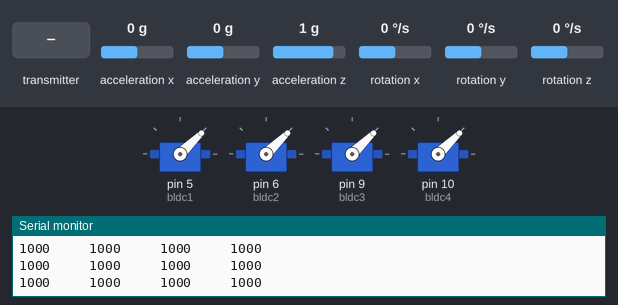
Bench run of a sketch on a simulated Arduino Uno, built with avr-gcc and run on an emulated ATmega328P. Shown: 4 × servo, the last lines printed to the serial monitor. The inputs (shaded band) are chosen by the test bench; at power-on: acceleration x 0 g, acceleration y 0 g, acceleration z 1 g, rotation x 0 °/s, rotation y 0 °/s, rotation z 0 °/s. No radio packets arrive unless stated.

Above: at 1.2 s.
1.3 s: acceleration x set to -1.4 g
At 2.5 s:
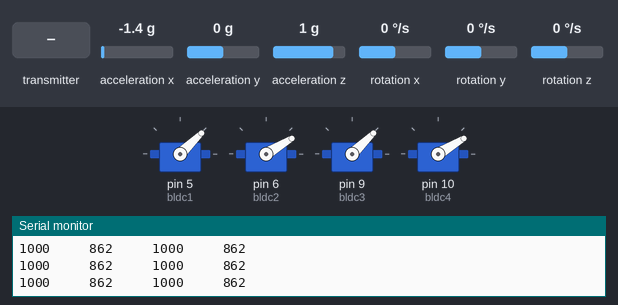
2.8 s: the transmitter starts sending sendThrottle = 64
At 3.7 s:
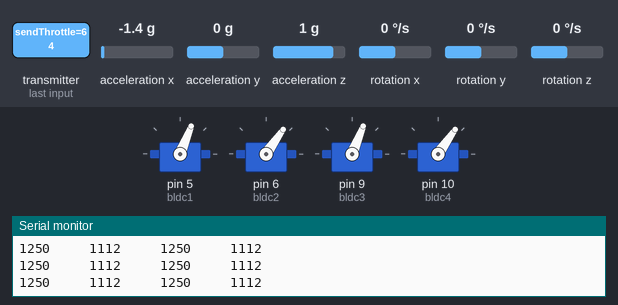
4.3 s: acceleration y set to -1.4 g
At 4.9 s:
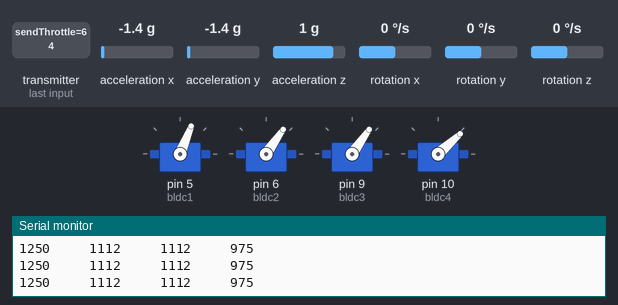
5.8 s: the transmitter starts sending sendThrottle = 0
At 7.0 s:
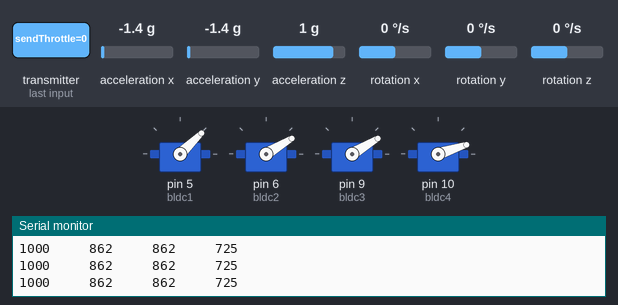
7.3 s: the transmitter starts sending sendThrottle = 128
At 8.1 s:
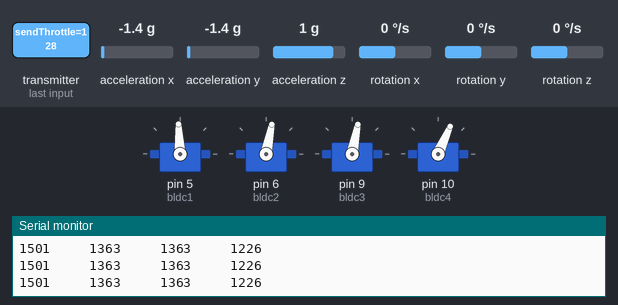
8.8 s: acceleration x set to -0.8 g
At 9.3 s:
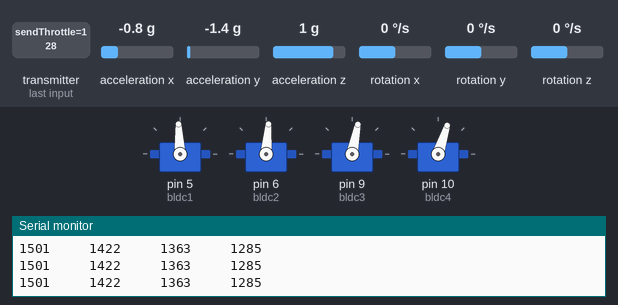
Timing chart, 0 to 11.3 s (numbered marks = the images above; inputs shaded):
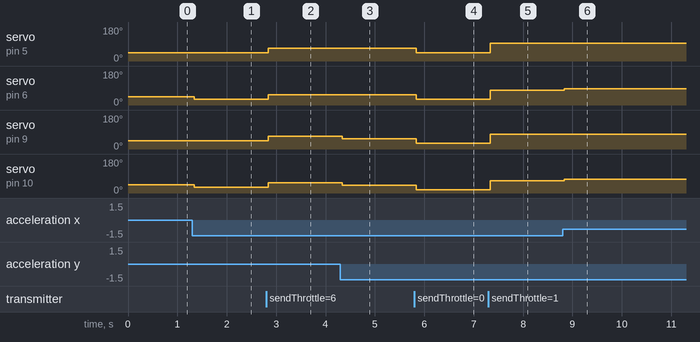

Measured:
- after the input at 1.3 s, servo on pin 6 (bldc2), servo on pin 10 (bldc4): 44° → 31° at once
- after the input at 2.8 s, servo on pin 5 (bldc1), servo on pin 9 (bldc3): 44° → 68° at once; servo on pin 6 (bldc2), servo on pin 10 (bldc4): 31° → 55° at once
- after the input at 4.3 s, servo on pin 9 (bldc3): 68° → 55° at once; servo on pin 10 (bldc4): 55° → 42° at once
- after the input at 5.8 s, servo on pin 5 (bldc1): 68° → 44° at once; servo on pin 6 (bldc2), servo on pin 9 (bldc3): 55° → 31° at once; servo on pin 10 (bldc4): 42° → 18° at once
- after the input at 7.3 s, servo on pin 5 (bldc1): 44° → 93° at once; servo on pin 6 (bldc2), servo on pin 9 (bldc3): 31° → 79° at once; servo on pin 10 (bldc4): 18° → 66° at once
- after the input at 8.8 s, servo on pin 6 (bldc2): 79° → 85° at once; servo on pin 10 (bldc4): 66° → 72° at once

The sketch:

QUADROCOPTER_receiver_stabilization.ino
```cpp
/*
 Bachelor Arduino Quadrocopter Project
 DESIGN OF THE QUADROCOPTER CONTROL SYSTEM
 by Magdalena Lipiec, AiR
 2019, Kielce Univeristy of Technology

RECEIVER MODULE
 */

#include <SPI.h>
//#include <nRF24L01.h>
#include <RF24.h>
#include <Servo.h>
#include <MPU9250.h>  //akcelerometr


//MODUL RC
RF24 radio(7, 8);                  // nRF24L01 piny(CE, CSN)
const byte address[6] = "00001";    //adres
unsigned long lastReceiveTime = 0;
unsigned long currentTime = 0;

//MPU9250
// an MPU9250 object with the MPU-9250 sensor on I2C bus 0 with address 0x68
MPU9250 IMU(Wire,0x68);
int status;

//INICJALIZACJA SILNIKOW
Servo bldc1;
Servo bldc2;
Servo bldc3;
Servo bldc4;


// Max size of this struct is 32 bytes - NRF24L01 buffer limit

//KANALY
struct Data_Package {
  byte sendThrottle;  //kontrola wysokosci
  byte sendYaw;       //obrot CW/CCW
  byte sendPitch;     //pochylenie przod/tyl
  byte sendRoll;      //pochylenie prawo/lewo

};
Data_Package data; //Create a variable with the above structure

void setup() {

//MODUL RC
  Serial.begin(9600);
  radio.begin();
  radio.openReadingPipe(0, address);
  radio.setAutoAck(false);
  radio.setDataRate(RF24_250KBPS);
  radio.setPALevel(RF24_PA_LOW);
  radio.startListening();             //ustawienie modulu jako ODBIORNIK
  resetData();


//MPU9250
// serial to display data
  while(!Serial) {}
  // start communication with IMU
  status = IMU.begin();
  if (status < 0) {
    Serial.println("IMU initialization unsuccessful");
    Serial.println("Check IMU wiring or try cycling power");
    Serial.print("Status: ");
    Serial.println(status);
    while(1) {}
  }
  // setting the accelerometer full scale range to +/-8G
  IMU.setAccelRange(MPU9250::ACCEL_RANGE_8G);
  // setting the gyroscope full scale range to +/-500 deg/s


//PRZYPISANIE SILNIKOW DO PINOW
bldc1.attach(5);
bldc1.writeMicroseconds(1000);

bldc2.attach(6); //CW
bldc2.writeMicroseconds(1000);

bldc3.attach(9); //CW
bldc3.writeMicroseconds(1000);

bldc4.attach(10);
bldc4.writeMicroseconds(1000);
}


void loop() {

//MODUL RC
  // Check whether we keep receving data, or we have a connection between the two modules
  currentTime = millis();
  if ( currentTime - lastReceiveTime > 1000 ) { // If current time is more then 1 second since we have recived the last data, that means we have lost connection
    resetData(); // If connection is lost, reset the data. It prevents unwanted behavior, for example if a drone jas a throttle up, if we lose connection it can keep flying away if we dont reset the function
  }
  // Check whether there is data to be received
  if (radio.available()) {
    radio.read(&data, sizeof(Data_Package)); // Read the whole data and store it into the 'data' structure
    lastReceiveTime = millis(); // At this moment we have received the data
  }


//MPU9250
  IMU.readSensor();
 (IMU.getAccelX_mss(),6);
 (IMU.getAccelY_mss(),6);


//STEROWANIE SILNIKAMI PRZEZ ESC
  double throttle = map(data.sendThrottle, 0, 255, 1000, 2000); // Map the receiving value form 0 to 255 to 0 1000 to 2000, values used for controlling ESCs
  int yaw = map(data.sendYaw, 0, 255, 1000, 2000);
  int pitch = map(data.sendPitch, 0, 255, 1000, 2000);
  int roll = map(data.sendRoll, 0, 255, 1000, 2000);


 //*****************************STEROWANIE**************************
 // WYSLIJ PWM DO ESC
int wartosc = 200;

//STABILIZACJA
//wartosci
int PID = 10;
float osX = ((IMU.getAccelX_mss())*PID);
float osY = ((IMU.getAccelY_mss())*PID);

//predkosci silnikow
int throttle1 = throttle;
int throttle2 = throttle + osX;
int throttle3 = throttle + osY;
int throttle4 = throttle + osX + osY;
//
//
//******************************************************************

//THROTTLE - kontrola wysokosci
  bldc1.writeMicroseconds(throttle1);
  bldc2.writeMicroseconds(throttle2);
  bldc3.writeMicroseconds(throttle3);
  bldc4.writeMicroseconds(throttle4);


//*****************************************************************

Serial.print(throttle1);
Serial.print("     ");
Serial.print(throttle2);
Serial.print("     ");
Serial.print(throttle3);
Serial.print("     ");
Serial.print(throttle4);
Serial.println("     ");
}

void resetData() {
  // Reset the values when there is no radio connection - Set initial default values
 // data.throttle = 127;
//  data.yaw = 127;
 // data.pitch = 127;
 // data.roll = 127;
}
```
